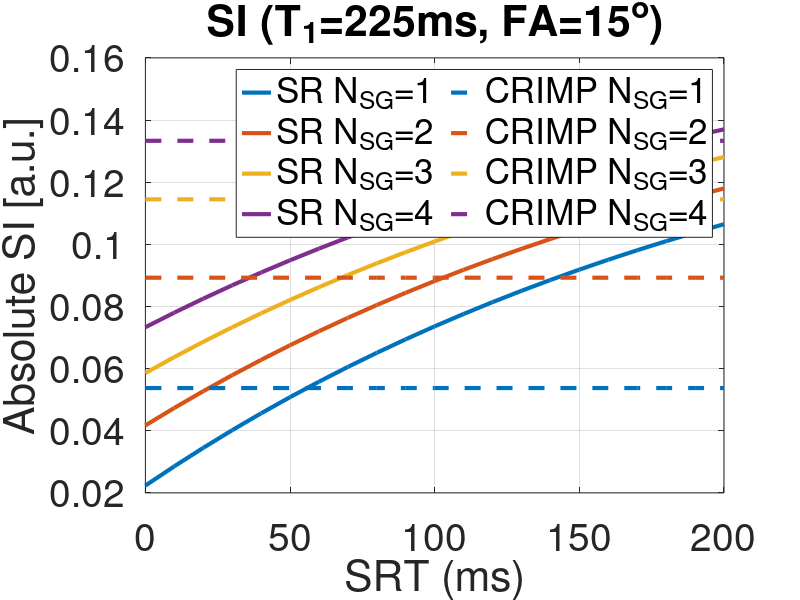

Reproduce this figure in MATLAB.
clear; clc;
TR = 2; % [ms]

SRT_all = 0:10:200;
flip_angle = 15;

for n = 1:6
    for iSRT=1:length(SRT_all)
        
        % TR = kSpace_info.Portocol.alTR(2)/1000;
        T1 = [225,335].';
        nor = 30;
        M0 = 1;
        clear S
        S(1,1) = 0;
        S(2,1) = 0;
        SRT = SRT_all(iSRT);
        S(:,end+1) = M0 - (M0 - S(:,end)).*exp(-SRT./T1);
        clear signal
        signal(1,1) = 0;
        signal(2,1) = 0;
        for i=1:nor
            signal(:,end+1) = S(:,end).*sin(flip_angle/180*pi);
            S(:,end+1) = S(:,end).*cos(flip_angle/180*pi);
            S(:,end+1) = M0 - (M0 - S(:,end)).*exp(-(TR*n)./T1);
        end
        
        % figure,plot(S(:,3:3:end).')
        
        %Contrast(iSRT,n) = (mean(signal(1,2:end))-mean(signal(2,2:end)));
        %Signal(:,iSRT,iFA) = mean(S,2)*sin(flip_angle);
        Signal_SR(:,iSRT,n) = mean(signal,2);
    end
    
    nor = 3000;
    
    M0 = 1;
    clear S
    S(1,1) = M0;
    S(2,1) = M0;
    clear signal
    signal(1,1) = 0;
    signal(2,1) = 0;
    for i=1:nor
        signal(:,end+1) = S(:,end).*sin(flip_angle/180*pi);
        S(:,end+1) = S(:,end).*cos(flip_angle/180*pi);
        S(:,end+1) = M0 - (M0 - S(:,end)).*exp(-(TR*n)./T1);
    end
    %Contrast_SPGR(:,n) = (signal(1,end)-signal(2,end));
    Signal_SPGR(:,n) = signal(:,end);
end

color1 = [ 0    0.4470    0.7410];
color2 = [ 0.8500    0.3250    0.0980];
color3 = [0.9290    0.6940    0.1250];
color4 = [    0.4940    0.1840    0.5560];
color5 = [0.4660    0.6740    0.1880];
color6 =[0.3010    0.7450    0.9330];
color7 = [0.6350    0.0780    0.1840];

LineWidth = 3;

figure,plot(SRT_all,squeeze(Signal_SR(1,:,1:4)),'LineWidth',LineWidth)
hold on
plot(SRT_all,repmat(Signal_SPGR(1,1),[length(SRT_all),1]),'Color',color1,'LineStyle','--','LineWidth',LineWidth)
plot(SRT_all,repmat(Signal_SPGR(1,2),[length(SRT_all),1]),'Color',color2,'LineStyle','--','LineWidth',LineWidth)
plot(SRT_all,repmat(Signal_SPGR(1,3),[length(SRT_all),1]),'Color',color3,'LineStyle','--','LineWidth',LineWidth)
plot(SRT_all,repmat(Signal_SPGR(1,4),[length(SRT_all),1]),'Color',color4,'LineStyle','--','LineWidth',LineWidth)
%plot(SRT_all,repmat(Signal_SPGR(1,5),[length(SRT_all),1]),'Color',color5,'LineStyle','--','LineWidth',1.5')
%plot(SRT_all,repmat(Signal_SPGR(1,6),[length(SRT_all),1]),'Color',color6,'LineStyle','--','LineWidth',1.5')
%plot(SRT_all,repmat(Contrast_SPGR(:,5),[41,5]),'Color',color5)

legend('SR N_{SG}=1','SR N_{SG}=2','SR N_{SG}=3','SR N_{SG}=4','CRIMP N_{SG}=1','CRIMP N_{SG}=2','CRIMP N_{SG}=3','CRIMP N_{SG}=4','Location','best','NumColumns',2)
%legend('SR prepared SG=1','SR prepared SG=2','SR prepared SG=3','SR prepared SG=4','SR prepared SG=5','SR prepared SG=6','SPGR SG=1','SPGR SG=2','SPGR SG=3','SPGR SG=4','SPGR SG=5','SPGR SG=6')

grid on
set(gcf,'Position',[0,0,800,600])

xlabel 'SRT (ms)'
ylabel 'Absolute SI [a.u.]'
set(gca,'FontSize',28)
title('SI (T_1=225ms, FA=15^o)')
